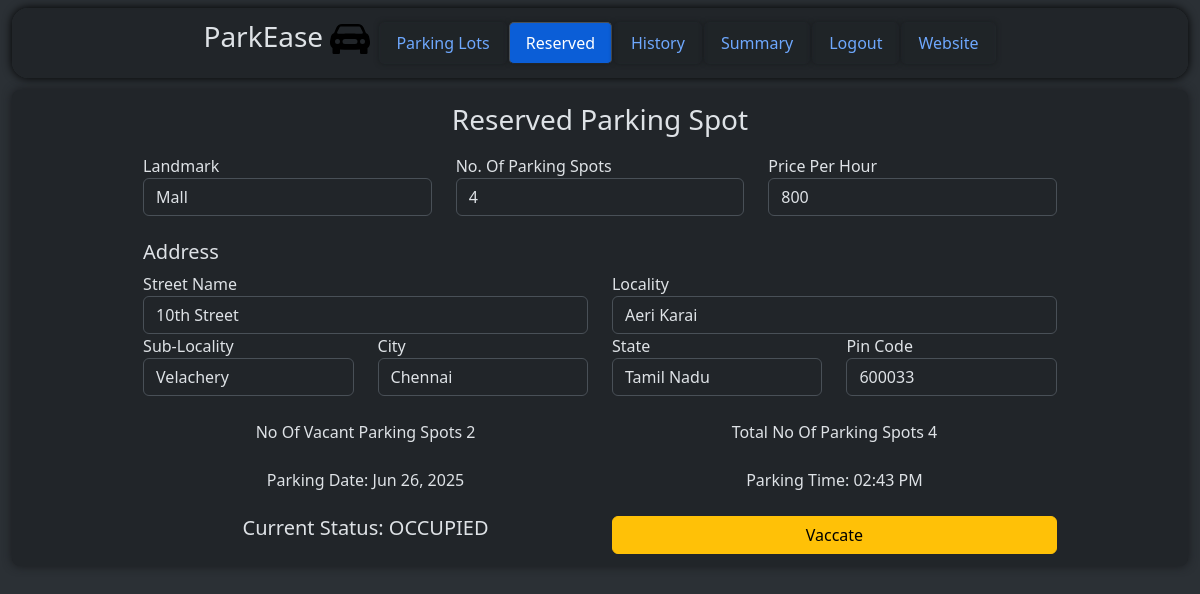
The app's page /user/dashboard/reserved (signed in) with its own data.
### models/parkingInfo.py (models this page shows, shortened)
class ParkingLot(db.Model) :
    __tablename__ = "parkinglot"
    id = db.Column(db.Integer, primary_key = True, autoincrement = True)
    landmark = db.Column(db.String)
    noOfParkingSpots = db.Column(db.Integer)
    pricePerHr = db.Column(db.Integer)
    addressId = db.Column(db.Integer, db.ForeignKey("address.id"))
    address = db.relationship("Address", uselist = False, backref = "parkingLot") #parking lot and address is 1 - 1
    parkingSpots = db.relationship("ParkingSpot", backref = "parkingLot") #parking lot and parking spot is 1 - M

class ReservedParkingSpot(db.Model) :
    __tablename__ = "reservedparkingspot"
    id = db.Column(db.Integer, primary_key = True, autoincrement = True)
    parkingSpotId = db.Column(db.Integer, db.ForeignKey("parkingspot.id"))
    userId = db.Column(db.Integer, db.ForeignKey("user.id"))
    parkingTimestamp = db.Column(db.DateTime)
    leavingTimestamp = db.Column(db.DateTime)
    totalCost = db.Column(db.Integer)
    vehicleNumber = db.Column(db.String)

### models/userInfo.py (models this page shows, shortened)
class Address(db.Model) :
    __tablename__ = "address"
    id = db.Column(db.Integer, primary_key = True, autoincrement = True)
    streetName = db.Column(db.String)
    locality = db.Column(db.String)
    subLocality = db.Column(db.String)
    city = db.Column(db.String)
    state = db.Column(db.String)
    pinCode = db.Column(db.String)

### controllers/userDashboard.py (the view, shortened to what this page needs)
@userbp.route("/dashboard/reserved", methods = ["GET", "POST"])
def reserved() :
    if request.method == "GET" :
        reserved = currentReservedParkingSpot()
        return render_template("user/reservedSpot.html", reservedParkingSpot = reserved)
    return render_template("user/reservedSpot.html")

### controllers/userDashboard.py (called while the page is built)
@userbp.before_request
def restrict() :
    if session.get("type") != "user" :
        return redirect(url_for("general.signIn"))

def currentReservedParkingSpot() :
    return db.session.execute(db.select(ReservedParkingSpot).filter_by(userId = session["id"], totalCost = None)).scalars().first()

### templates/user/reservedSpot.html (shortened to what this page needs)
<!DOCTYPE html>
<html class = "h-100" data-bs-theme = "dark">
    <head>
        <link rel = "stylesheet" href = "/static/bootstrap/css/bootstrap.min.css"/>
        <link rel = "stylesheet" href = "/static/css/style.css"/>
    </head>
    <body class = "h-100">
        <div class = "container-fluid bg-body-tertiary min-vh-100">
            <div class = "container-fluid d-flex justify-content-center bg-body">
                <div class = "d-flex justify-content-center align-items-center container-fluid mt-2 rounded-4 position-fixed height" style = "background-color: rgba(33, 37, 41, 0.9); z-index: 1000; box-shadow: 0 0 10px rgb(0, 0, 0); backdrop-filter: blur(3px);">
                    <div class = "overflow-auto" style = "height: 100%; width: 100%;">
                        <ul class = "nav nav-tabs d-flex align-items-center justify-content-center" style = "height: 100%; width: 100%;">
                            <a href = "/" class = "text-decoration-none text-reset me-2">
                                <h3>
                                    ParkEase
                                    <img src = "/static\images\car-front-fill.svg" alt = "Logo" style = "width: 40px;"/>
                                </h3>
                            </a>
                            <li class = "nav-item">
                                <a class = "nav-link" href = "/user/dashboard">
                                    Parking Lots
                                </a>
                            </li>
                            <li class = "nav-item">
                                <a class = "nav-link active", href = "/user/dashboard/reserved" style = "backdrop-filter: blur(8px);">
                                    Reserved
                                </a>
                            </li>
                            <li class = "nav-item">
                                <a class = "nav-link", href = "/user/dashboard/history">
                                    History
                                </a>
                            </li>
                            <li class = "nav-item">
                                <a class = "nav-link" href = "/user/dashboard/summary">
                                    Summary
                                </a>
                            </li>
                            <li class = "nav-item">
                                <a class = "nav-link" href = "/signIn">
                                    Logout
                                </a>
                            </li>
                            <li class = "nav-item">
                                <a class = "nav-link" href = "/">
                                    Website
                                </a>
                            </li>
                        </ul>
                    </div>
                </div>
            </div>
            <div class = "rounded-3 container-fluid bg-body p-2 overflow-auto py-4 py-sm-4 py-md-2 py-lg-1 py-xl-1 py-xxl-1 margin-top" style = "height: auto; width: 100%; box-shadow: 0 0 10px rgb(24, 26, 29);">
                <div class = "d-flex justify-content-center align-items-center" style = "height: 60px;">
                    <h3>
                        Reserved Parking Spot
                    </h3>
                </div>
                <div class = "container-fluid d-flex justify-content-center align-items-center" style = "width: 90%; height: 90%;">
                    {% if reservedParkingSpot is not none %}
                        <form method = "POST" action = "/user/dashboard/reserved" style = "height: 100%; width: 99%;">
                            <div class = "row row-cols-1 row-cols-sm-1 row-cols-md-2 row-cols-lg-2 row-cols-xl-3 row-cols-xxl-3 px-5">
                                <div class = "col">
                                    <label>
                                        Landmark
                                    </label>
                                    <input type = "text" name = "la" value = "{{ reservedParkingSpot.parkingSpot.parkingLot.landmark }}" class = "form-control" style = "width: 100%" readonly/>
                                </div>
                                <div class = "col">
                                    <label>
                                        No. Of Parking Spots
                                    </label>
                                    <input type = "text" name = "nps" value = "{{ reservedParkingSpot.parkingSpot.parkingLot.noOfParkingSpots }}" class = "form-control" style = "width: 100%" readonly/>
                                </div>
                                <div class = "col">
                                    <label>
                                        Price Per Hour
                                    </label>
                                    <input type = "text" name = "pph" value = "{{ reservedParkingSpot.parkingSpot.parkingLot.pricePerHr }}" class = "form-control" style = "width: 100%" readonly/>
                                </div>
                            </div>
                            <br/>
                            <h5 class = "px-5">
                                Address
                            </h5>
                            <div class = "row row-cols-1 row-cols-sm-1 row-cols-md-1 row-cols-lg-2 row-cols-xl-2 row-cols-xxl-2 px-5">
                                <div class = "col">
                                    <label>
                                        Street Name
                                    </label>
                                    <input type = "text" name = "n" value = "{{ reservedParkingSpot.parkingSpot.parkingLot.address.streetName }}" class = "form-control" style = "width: 100%" readonly/>
                                </div>
                                <div class = "col">
                                    <label>
                                        Locality
                                    </label>
                                    <input type = "text" name = "l" value = "{{ reservedParkingSpot.parkingSpot.parkingLot.address.locality }}" class = "form-control" style = "width: 100%" readonly/>
                                </div>
                            </div>
                            <div class = "row row-cols-1 row-cols-sm-1 row-cols-md-2 row-cols-lg-3 row-cols-xl-4 row-cols-xxl-4 px-5">
                                <div class = "col">
                                    <label>
                                        Sub-Locality
                                    </label>
                                    <input type = "text" name = "sl" value = "{{ reservedParkingSpot.parkingSpot.parkingLot.address.subLocality }}" class = "form-control" style = "width: 100%" readonly/>
                                </div>
                                <div class = "col">
                                    <label>
                                        City
                                    </label>
                                    <input type = "text" name = "c" value = "{{ reservedParkingSpot.parkingSpot.parkingLot.address.city }}" class = "form-control" style = "width: 100%" readonly/>
                                </div>
                                <div class = "col">
                                    <label>
                                        State
                                    </label>
                                    <input type = "text" name = "s" value = "{{ reservedParkingSpot.parkingSpot.parkingLot.address.state }}" class = "form-control" style = "width: 100%" readonly/>
                                </div>
                                <div class = "col">
                                    <label>
                                        Pin Code
                                    </label>
                                    <input type = "text" name = "p" value = "{{ reservedParkingSpot.parkingSpot.parkingLot.address.pinCode }}" class = "form-control" style = "width: 100%" readonly/>
                                </div>
                            </div>
                            <br/>
                            <div class = "row row-cols-1 row-cols-sm-1 row-cols-md-1 row-cols-lg-2 row-cols-xl-2 row-cols-xxl-2 px-5">
                                <div class = "col text-center">
                                    <label>
                                        No Of Vacant Parking Spots {{ reservedParkingSpot.parkingSpot.parkingLot.parkingSpots | selectattr("status", "equalto", 0) | list | count }}
                                    </label>
                                </div>
                                <div class = "col text-center">
                                    <label>
                                        Total No Of Parking Spots {{ reservedParkingSpot.parkingSpot.parkingLot.noOfParkingSpots }}
                                    </label>
                                </div>
                            </div>
                            <br/>
                            {% if reservedParkingSpot.parkingSpot.status %}
                                <div class = "row row-cols-1 row-cols-sm-1 row-cols-md-1 row-cols-lg-2 row-cols-xl-2 row-cols-xxl-2 px-5">
                                    <div class = "col text-center">
                                        <label>
                                            Parking Date: {{ reservedParkingSpot.parkingTimestamp.strftime("%b %d, %Y") }}
                                        </label>
                                    </div>
                                    <div class = "col text-center">
                                        <label>
                                            Parking Time: {{ reservedParkingSpot.parkingTimestamp.strftime("%I:%M %p") }}
                                        </label>
                                    </div>
                                </div>
                                <br/>
                                <h5>
                                    <div class = "row row-cols-1 row-cols-sm-1 row-cols-md-1 row-cols-lg-2 row-cols-xl-2 row-cols-xxl-2 px-5">
                                        <div class = "col text-center">
                                            Current Status: OCCUPIED
                                        </div>
                                        <div class = "col">
                                            <button type = "submit" name = "action" value = "vaccate" class = "btn btn-warning" style = "width: 100%;">
                                                Vaccate
                                            </button>
                                        </div>
                                    </div>
                                </h5>
                            {% endif %}
                        </form>
                    {% else %}
                        <div class = "text-center">
                            No Reserved Parking Spot Right Now
                        </div>
                    {% endif %}
                </div>
            </div>
        </div>
    </body>
</html>

### static/css/style.css (style rules this page uses)
.nav-tabs { border: none; }
.nav-tabs .nav-link { border-radius: 5px; margin: 1px; box-shadow: 0 0 5px rgb(25, 28, 31); backdrop-filter: blur(1px); }
.nav-tabs .nav-link.active { background-color: rgb(11, 94, 215); }
.height { height: 70px; width: 98%; }
.margin-top { margin-top: 90px }

### records on screen
ParkingLot: la "Mall", nps "4", pph "800", parkingSpot.parkingLot.noOfParkingSpots "4"
Address: n "10th Street", l "Aeri Karai", sl "Velachery", c "Chennai", s "Tamil Nadu", p "600033"
ReservedParkingSpot: parkingTimestamp "Jun 26, 2025", parkingTimestamp "02:43 PM"
